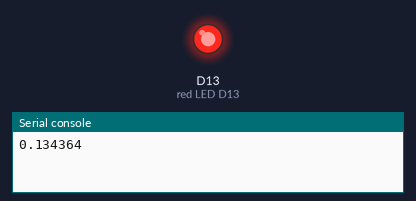
A program run on a simulated Circuit Playground running CircuitPython. On the bench: output pins drawn as LEDs (lit = HIGH), the last lines printed to the serial console. Random numbers come from a fixed seed.

Above: at 0.3 s.
At 35.5 s:
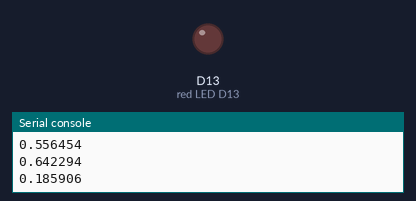
Timing chart, 0 to 40.0 s (numbered marks = the images above):
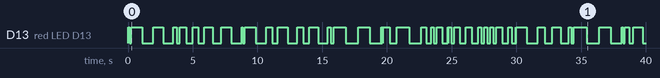

The program:

random_led_blink.py
```python
from adafruit_circuitplayground.express import cpx
from time import sleep
from random import random

while True:
    delay = random()
    cpx.red_led = True
    sleep(delay)
    cpx.red_led = False
    sleep(delay)
    print(delay)
```

Measured:
- by itself, D13 (red LED D13): LOW → HIGH at 0.00 s, → LOW 0.13 s later, → HIGH 0.13 s later, → LOW 0.85 s later, … (88 changes in this stretch)
